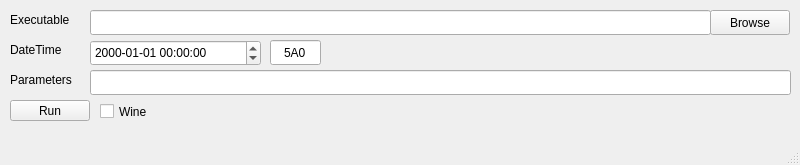
<?xml version="1.0" encoding="UTF-8"?>
<ui version="4.0">
 <class>MainWindow</class>
 <widget class="QMainWindow" name="MainWindow">
  <property name="geometry">
   <rect>
    <x>0</x>
    <y>0</y>
    <width>800</width>
    <height>165</height>
   </rect>
  </property>
  <property name="windowTitle">
   <string>RNG DateTime Assistant</string>
  </property>
  <widget class="QWidget" name="centralwidget">
   <widget class="QDateTimeEdit" name="dateTimeEdit">
    <property name="geometry">
     <rect>
      <x>90</x>
      <y>40</y>
      <width>171</width>
      <height>26</height>
     </rect>
    </property>
    <property name="displayFormat">
     <string>yyyy-MM-dd hh:mm:ss</string>
    </property>
   </widget>
   <widget class="QLineEdit" name="executableText">
    <property name="geometry">
     <rect>
      <x>90</x>
      <y>10</y>
      <width>621</width>
      <height>25</height>
     </rect>
    </property>
   </widget>
   <widget class="QPushButton" name="browseButton">
    <property name="geometry">
     <rect>
      <x>710</x>
      <y>10</y>
      <width>80</width>
      <height>25</height>
     </rect>
    </property>
    <property name="text">
     <string>Browse</string>
    </property>
   </widget>
   <widget class="QLabel" name="label">
    <property name="geometry">
     <rect>
      <x>10</x>
      <y>40</y>
      <width>54</width>
      <height>20</height>
     </rect>
    </property>
    <property name="text">
     <string>DateTime</string>
    </property>
   </widget>
   <widget class="QLabel" name="label_2">
    <property name="geometry">
     <rect>
      <x>10</x>
      <y>10</y>
      <width>61</width>
      <height>20</height>
     </rect>
    </property>
    <property name="text">
     <string>Executable</string>
    </property>
   </widget>
   <widget class="QLineEdit" name="parametersText">
    <property name="geometry">
     <rect>
      <x>90</x>
      <y>70</y>
      <width>701</width>
      <height>25</height>
     </rect>
    </property>
   </widget>
   <widget class="QLabel" name="label_3">
    <property name="geometry">
     <rect>
      <x>10</x>
      <y>70</y>
      <width>71</width>
      <height>20</height>
     </rect>
    </property>
    <property name="text">
     <string>Parameters</string>
    </property>
   </widget>
   <widget class="QCheckBox" name="wineCheckBox">
    <property name="geometry">
     <rect>
      <x>100</x>
      <y>100</y>
      <width>82</width>
      <height>23</height>
     </rect>
    </property>
    <property name="text">
     <string>Wine</string>
    </property>
   </widget>
   <widget class="QPushButton" name="runButton">
    <property name="geometry">
     <rect>
      <x>10</x>
      <y>100</y>
      <width>80</width>
      <height>21</height>
     </rect>
    </property>
    <property name="text">
     <string>Run</string>
    </property>
   </widget>
   <widget class="QLineEdit" name="seedText">
    <property name="geometry">
     <rect>
      <x>270</x>
      <y>40</y>
      <width>51</width>
      <height>25</height>
     </rect>
    </property>
    <property name="text">
     <string>5A0</string>
    </property>
    <property name="alignment">
     <set>Qt::AlignCenter</set>
    </property>
   </widget>
  </widget>
  <widget class="QMenuBar" name="menubar">
   <property name="geometry">
    <rect>
     <x>0</x>
     <y>0</y>
     <width>800</width>
     <height>22</height>
    </rect>
   </property>
  </widget>
  <widget class="QStatusBar" name="statusbar"/>
 </widget>
 <resources/>
 <connections/>
</ui>
